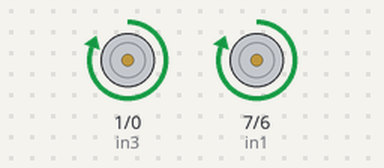
The sketch below on a simulated Arduino Uno, built with avr-gcc and run on an emulated ATmega328P. Shown: motor-driver pin pairs drawn as motors (green arrow = first pin HIGH = forward, orange = second pin HIGH = backward, longer = more drive).

Above: at 1.0 s.
At 3.0 s:
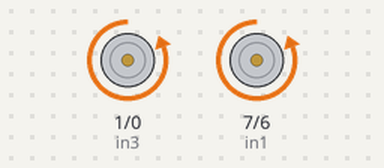
At 5.0 s:
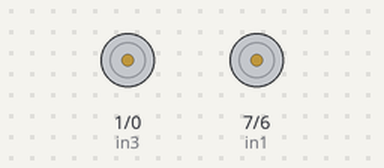
Timing chart, 0 to 7.8 s (numbered marks = the images above):
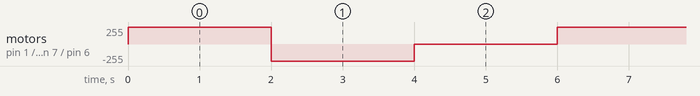

Measured:
- by itself, motor on pin 1 (in3) / pin 0 (in4), motor on pin 7 (in1) / pin 6 (in2): repeats every 6.0 s: backward 255/255 2.0 s, stopped 2.0 s, forward 255/255 2.0 s

The sketch:

Motor_Driver.ino
```cpp
// Motor A connections
int in1 = 7;
int in2 = 6;
// Motor B connections
int in3 = 1;
int in4 = 0;

void setup() {
  // Set all the motor control pins to outputs
  pinMode(in1, OUTPUT);
  pinMode(in2, OUTPUT);
  pinMode(in3, OUTPUT);
  pinMode(in4, OUTPUT);

  // Turn off motors - Initial state
  digitalWrite(in1, LOW);
  digitalWrite(in2, LOW);
  digitalWrite(in3, LOW);
  digitalWrite(in4, LOW);
}

void loop() {
  directionControl();
  delay(1000);
  speedControl();
  delay(1000);
}

// This function lets you control spinning direction of motors
void directionControl() {

  // Turn on motor A & B
  digitalWrite(in1, HIGH);
  digitalWrite(in2, LOW);
  digitalWrite(in3, HIGH);
  digitalWrite(in4, LOW);
  delay(2000);

  // Now change motor directions
  digitalWrite(in1, LOW);
  digitalWrite(in2, HIGH);
  digitalWrite(in3, LOW);
  digitalWrite(in4, HIGH);
  delay(2000);

  // Turn off motors
  digitalWrite(in1, LOW);
  digitalWrite(in2, LOW);
  digitalWrite(in3, LOW);
  digitalWrite(in4, LOW);
}

// This function lets you control speed of the motors
void speedControl() {
  // Turn on motors
  digitalWrite(in1, LOW);
  digitalWrite(in2, HIGH);
  digitalWrite(in3, LOW);
  digitalWrite(in4, HIGH);


  // Now turn off motors
  digitalWrite(in1, LOW);
  digitalWrite(in2, LOW);
  digitalWrite(in3, LOW);
  digitalWrite(in4, LOW);
}
```
